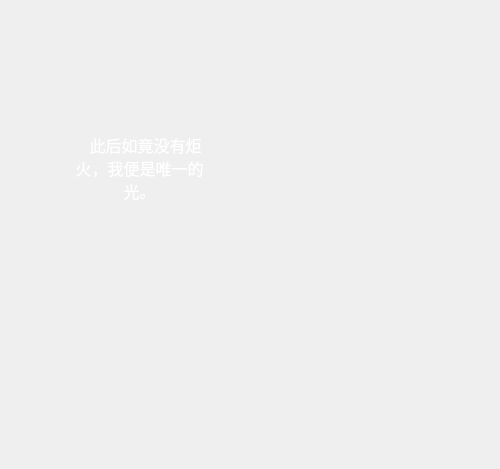
<?xml version="1.0" encoding="UTF-8"?>
<ui version="4.0">
 <class>MainWindow</class>
 <widget class="QMainWindow" name="MainWindow">
  <property name="geometry">
   <rect>
    <x>0</x>
    <y>0</y>
    <width>500</width>
    <height>469</height>
   </rect>
  </property>
  <property name="contextMenuPolicy">
   <enum>Qt::ActionsContextMenu</enum>
  </property>
  <property name="windowTitle">
   <string>刺客伍六七</string>
  </property>
  <property name="windowIcon">
   <iconset>
    <normaloff>素材/伍六七.png</normaloff>素材/伍六七.png</iconset>
  </property>
  <widget class="QWidget" name="centralwidget">
   <layout class="QGridLayout" name="gridLayout">
    <item row="0" column="0">
     <widget class="QWidget" name="widget" native="true">
      <widget class="QLabel" name="label">
       <property name="geometry">
        <rect>
         <x>150</x>
         <y>20</y>
         <width>300</width>
         <height>420</height>
        </rect>
       </property>
       <property name="focusPolicy">
        <enum>Qt::NoFocus</enum>
       </property>
       <property name="contextMenuPolicy">
        <enum>Qt::ActionsContextMenu</enum>
       </property>
       <property name="text">
        <string/>
       </property>
       <property name="pixmap">
        <pixmap>素材/伍六七.png</pixmap>
       </property>
       <property name="scaledContents">
        <bool>true</bool>
       </property>
      </widget>
      <widget class="QLabel" name="label_2">
       <property name="geometry">
        <rect>
         <x>20</x>
         <y>60</y>
         <width>211</width>
         <height>231</height>
        </rect>
       </property>
       <property name="font">
        <font>
         <pointsize>12</pointsize>
        </font>
       </property>
       <property name="focusPolicy">
        <enum>Qt::NoFocus</enum>
       </property>
       <property name="contextMenuPolicy">
        <enum>Qt::ActionsContextMenu</enum>
       </property>
       <property name="frameShape">
        <enum>QFrame::NoFrame</enum>
       </property>
       <property name="lineWidth">
        <number>0</number>
       </property>
       <property name="text">
        <string/>
       </property>
       <property name="textFormat">
        <enum>Qt::AutoText</enum>
       </property>
       <property name="pixmap">
        <pixmap>素材/星球.png</pixmap>
       </property>
       <property name="scaledContents">
        <bool>true</bool>
       </property>
       <property name="wordWrap">
        <bool>false</bool>
       </property>
       <property name="textInteractionFlags">
        <set>Qt::LinksAccessibleByMouse</set>
       </property>
       <property name="buddy">
        <cstring></cstring>
       </property>
      </widget>
      <widget class="QTextEdit" name="textEdit">
       <property name="geometry">
        <rect>
         <x>50</x>
         <y>120</y>
         <width>161</width>
         <height>101</height>
        </rect>
       </property>
       <property name="font">
        <font>
         <family>华文新魏</family>
         <pointsize>12</pointsize>
        </font>
       </property>
       <property name="mouseTracking">
        <bool>false</bool>
       </property>
       <property name="focusPolicy">
        <enum>Qt::ClickFocus</enum>
       </property>
       <property name="contextMenuPolicy">
        <enum>Qt::ActionsContextMenu</enum>
       </property>
       <property name="styleSheet">
        <string notr="true">background-color: rgba(0,0,0,0);
color: rgb(255, 255, 255);</string>
       </property>
       <property name="frameShape">
        <enum>QFrame::NoFrame</enum>
       </property>
       <property name="tabChangesFocus">
        <bool>true</bool>
       </property>
       <property name="html">
        <string>&lt;!DOCTYPE HTML PUBLIC &quot;-//W3C//DTD HTML 4.0//EN&quot; &quot;http://www.w3.org/TR/REC-html40/strict.dtd&quot;&gt;
&lt;html&gt;&lt;head&gt;&lt;meta name=&quot;qrichtext&quot; content=&quot;1&quot; /&gt;&lt;style type=&quot;text/css&quot;&gt;
p, li { white-space: pre-wrap; }
&lt;/style&gt;&lt;/head&gt;&lt;body style=&quot; font-family:'华文新魏'; font-size:12pt; font-weight:400; font-style:normal;&quot;&gt;
&lt;p align=&quot;center&quot; style=&quot; margin-top:0px; margin-bottom:0px; margin-left:0px; margin-right:0px; -qt-block-indent:0; text-indent:0px;&quot;&gt;   此后如竟没有炬火，我便是唯一的光。&lt;/p&gt;&lt;/body&gt;&lt;/html&gt;</string>
       </property>
       <property name="placeholderText">
        <string>这里可以填写备忘的哦</string>
       </property>
      </widget>
     </widget>
    </item>
   </layout>
  </widget>
  <action name="closeui">
   <property name="icon">
    <iconset>
     <normaloff>关  闭.png</normaloff>关  闭.png</iconset>
   </property>
   <property name="text">
    <string>关闭</string>
   </property>
   <property name="shortcut">
    <string>Ctrl+1</string>
   </property>
  </action>
  <action name="ontop">
   <property name="checkable">
    <bool>true</bool>
   </property>
   <property name="icon">
    <iconset>
     <normaloff>固定.png</normaloff>固定.png</iconset>
   </property>
   <property name="text">
    <string>置顶</string>
   </property>
  </action>
  <action name="set">
   <property name="icon">
    <iconset>
     <normaloff>设置.png</normaloff>设置.png</iconset>
   </property>
   <property name="text">
    <string>设置</string>
   </property>
   <property name="shortcut">
    <string>Ctrl+2</string>
   </property>
  </action>
 </widget>
 <resources/>
 <connections>
  <connection>
   <sender>closeui</sender>
   <signal>triggered(bool)</signal>
   <receiver>MainWindow</receiver>
   <slot>close()</slot>
   <hints>
    <hint type="sourcelabel">
     <x>-1</x>
     <y>-1</y>
    </hint>
    <hint type="destinationlabel">
     <x>222</x>
     <y>318</y>
    </hint>
   </hints>
  </connection>
  <connection>
   <sender>ontop</sender>
   <signal>triggered(bool)</signal>
   <receiver>MainWindow</receiver>
   <slot>WinOnTop(bool)</slot>
   <hints>
    <hint type="sourcelabel">
     <x>-1</x>
     <y>-1</y>
    </hint>
    <hint type="destinationlabel">
     <x>190</x>
     <y>243</y>
    </hint>
   </hints>
  </connection>
  <connection>
   <sender>set</sender>
   <signal>triggered()</signal>
   <receiver>MainWindow</receiver>
   <slot>SetPattern()</slot>
   <hints>
    <hint type="sourcelabel">
     <x>-1</x>
     <y>-1</y>
    </hint>
    <hint type="destinationlabel">
     <x>253</x>
     <y>241</y>
    </hint>
   </hints>
  </connection>
 </connections>
 <slots>
  <slot>WinOnTop(bool)</slot>
  <slot>SetPattern()</slot>
 </slots>
</ui>
